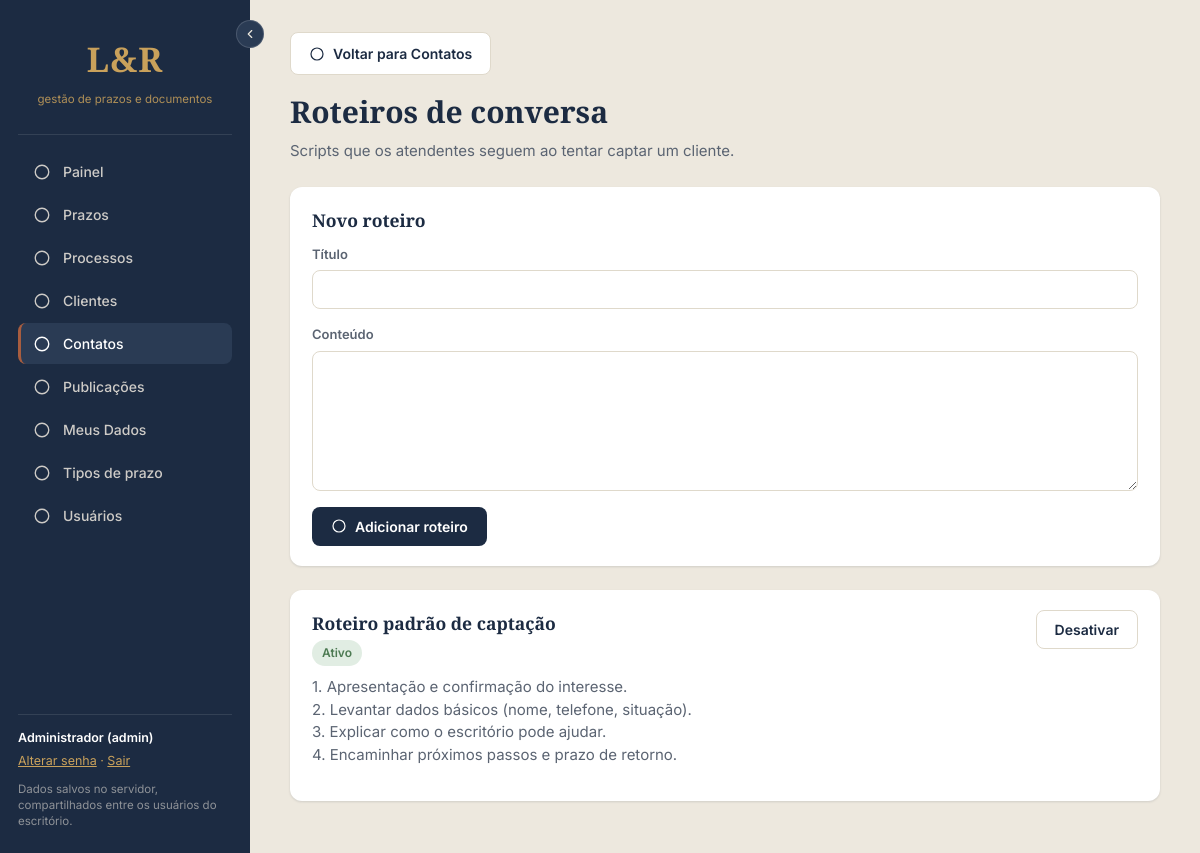
Screenshot of /modules/contatos/roteiros.php (signed in) with the database file from the repository.
### tables this page shows
CREATE TABLE IF NOT EXISTS contatos_roteiros (
    id              INT UNSIGNED AUTO_INCREMENT PRIMARY KEY,
    titulo          VARCHAR(150) NOT NULL,
    conteudo        TEXT NOT NULL,  
    ativo           TINYINT(1) NOT NULL DEFAULT 1,
    criado_por      INT UNSIGNED NULL,
    criado_em       DATETIME NOT NULL DEFAULT CURRENT_TIMESTAMP,
    CONSTRAINT fk_roteiros_usuario FOREIGN KEY (criado_por) REFERENCES usuarios(id) ON DELETE SET NULL
);

### modules/contatos/roteiros.php (the view, shortened to what this page needs)
<?php
$pdo = getConexao();
$roteiros = $pdo->query('SELECT * FROM contatos_roteiros ORDER BY ativo DESC, titulo')->fetchAll();
require __DIR__ . '/../../includes/cabecalho.php';
?>
<div class="pagina-cabecalho">
    <a href="index.php" class="botao botao-secundario" style="margin-bottom: 14px;"><?= icone('arrow-left') ?> Voltar para Contatos</a>
    <h1>Roteiros de conversa</h1>
    <p>Scripts que os atendentes seguem ao tentar captar um cliente.</p>
</div>
<div class="card" style="margin-bottom: 24px;">
    <h3>Novo roteiro</h3>
    <form method="post" style="margin-top: 12px; display:flex; flex-direction:column; gap:12px;">
        <div class="campo">
            <label>Título</label>
            <input type="text" name="titulo" required>
        </div>
        <div class="campo">
            <label>Conteúdo</label>
            <textarea name="conteudo" required style="min-height:140px;"></textarea>
        </div>
        <div>
            <button type="submit" class="botao botao-primario"><?= icone('plus') ?> Adicionar roteiro</button>
        </div>
    </form>
</div>
<?php foreach ($roteiros as $r): ?>
    <div class="card">
        <div style="display:flex; justify-content:space-between; align-items:flex-start; gap:12px;">
            <div>
                <h3 style="margin-bottom:4px;"><?= htmlspecialchars($r['titulo']) ?></h3>
                <span class="badge <?= $r['ativo'] ? 'badge-ativo' : 'badge-recusado' ?>"><?= $r['ativo'] ? 'Ativo' : 'Inativo' ?></span>
            </div>
            <form method="post">
                <button type="submit" class="botao botao-secundario"><?= $r['ativo'] ? 'Desativar' : 'Ativar' ?></button>
            </form>
        </div>
        <p style="white-space: pre-line; color: var(--texto-suave); margin-top: 10px;"><?= htmlspecialchars($r['conteudo']) ?></p>
    </div>
<?php endforeach; ?>
<?php require __DIR__ . '/../../includes/rodape.php'; ?>

### assets/css/style.css (style rules this page uses)
:root { --azul-marinho: #1C2B42; --azul-marinho-claro: #2A3B54; --terracota: #A85D3F; --dourado: #C9A15B; --creme: #EDE8DE; --branco: #FFFFFF; --texto-escuro: #1C2B42; --texto-suave: #5B6472; --verde: #4C7A52; --vermelho: #B14A4A; --amarelo: #C97B2E; --linha: #DFD9CB; --sombra: 0 1px 3px rgba(28, 43, 66, 0.08), 0 1px 2px rgba(28, 43, 66, 0.06); }
* { box-sizing: border-box; }
body { margin: 0; font-family: 'Inter', system-ui, sans-serif; background: var(--creme); color: var(--texto-escuro); font-size: 15px; line-height: 1.5; }
h1, h2, h3, h4 { font-family: 'Source Serif 4', Georgia, serif; font-weight: 600; margin: 0 0 6px; }
a { color: inherit; text-decoration: none; }
.pagina-cabecalho { margin-bottom: 24px; }
.pagina-cabecalho p { color: var(--texto-suave); margin: 0; }
.card { background: var(--branco); border-radius: 12px; box-shadow: var(--sombra); padding: 20px 22px; margin-bottom: 20px; }
.botao { display: inline-flex; align-items: center; gap: 8px; padding: 10px 18px; border-radius: 8px; border: 1px solid transparent; font-size: 14px; font-weight: 600; cursor: pointer; font-family: inherit; }
.botao-primario { background: var(--azul-marinho); color: var(--branco); }
.botao-secundario { background: var(--branco); color: var(--azul-marinho); border-color: var(--linha); }
.badge { display: inline-block; padding: 4px 10px; border-radius: 999px; font-size: 12px; font-weight: 600; }
.badge-ativo { background: #E1EDE3; color: var(--verde); }
.campo { display: flex; flex-direction: column; gap: 6px; margin-bottom: 4px; }
.campo label { font-size: 13px; font-weight: 600; color: var(--texto-suave); }
input, select, textarea { font-family: inherit; font-size: 14px; padding: 10px 12px; border: 1px solid var(--linha); border-radius: 8px; background: var(--branco); color: var(--texto-escuro); }
textarea { resize: vertical; min-height: 90px; }

### rows the page displays
contatos_roteiros: titulo "Roteiro padrão de captação", ativo "Ativo", conteudo "1. Apresentação e confirmação do interesse. 2. Levantar dados básicos (nome, telefone, situação). 3. Explicar como o escritório pode ajudar. 4. Encaminhar próximos passos e prazo de retorno."

### other values shown
$item['rotulo'] "Painel"
$item['rotulo'] "Prazos"
$item['rotulo'] "Processos"
$item['rotulo'] "Clientes"
$item['rotulo'] "Contatos"
$item['rotulo'] "Publicações"
$item['rotulo'] "Meus Dados"
$item['rotulo'] "Tipos de prazo"
$item['rotulo'] "Usuários"
$usuario['nome'] "Administrador"
$usuario['cargo'] "admin"
